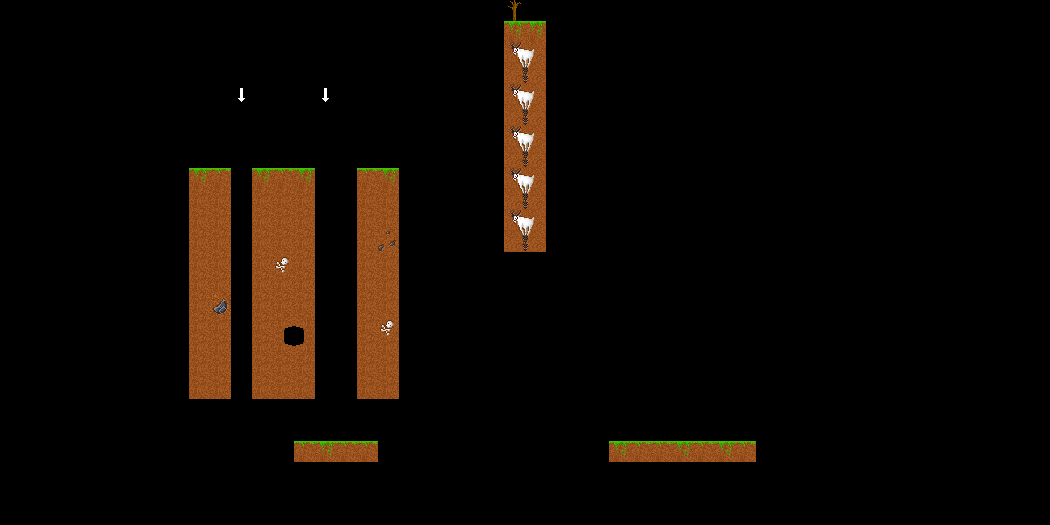

A 2D game scene composited from a Tiled map and its tileset images. What follows is a short description and the map's XML, with each tile layer's data collapsed to a summary:
An orthogonal 50x25 tile map with 21x21 px tiles, 1 tile layer (Background), 1 hidden layer not drawn and 10 objects.

<map version="1.0" orientation="orthogonal" width="50" height="25" tilewidth="21" tileheight="21">
 <properties>
  <property name="player1_pos" value="14,7" />
  <property name="player2_pos" value="12,7" />
  <property name="scale" value="3" />
 </properties>
 <tileset firstgid="1" source="../images/tiles.tsx" />
 <layer name="Background" width="50" height="25">
  <data>[1250 cells, 113 non-empty, 16 distinct tile ids]</data>
 </layer>
 <layer name="Foreground" width="50" height="25" visible="0">
  <properties>
   <property name="physics" value="true" />
  </properties>
  <data>[1250 cells, 7 non-empty, 5 distinct tile ids]</data>
 </layer>
 <objectgroup name="Physics" width="50" height="25">
  <object x="189" y="168" width="42" height="231" />
  <object x="252" y="168" width="63" height="231" />
  <object x="357" y="168" width="42" height="231" />
  <object x="294" y="441" width="84" height="21" />
  <object x="609" y="441" width="147" height="21" />
  <object x="504" y="42" width="42" height="210" />
 </objectgroup>
 <objectgroup name="Triggers" width="50" height="25">
  <object x="651" y="420" width="21" height="21">
   <properties>
    <property name="player" value="square" />
    <property name="type" value="Goal" />
   </properties>
  </object>
  <object x="693" y="420" width="21" height="21">
   <properties>
    <property name="player" value="circle" />
    <property name="type" value="Goal" />
   </properties>
  </object>
  <object x="651" y="399" width="21" height="21">
   <properties>
    <property name="on_update" value="bounce_animation" />
    <property name="tile_layer" value="Foreground" />
   </properties>
  </object>
  <object x="693" y="399" width="21" height="21">
   <properties>
    <property name="on_update" value="bounce_animation" />
    <property name="tile_layer" value="Foreground" />
   </properties>
  </object>
 </objectgroup>
</map>
